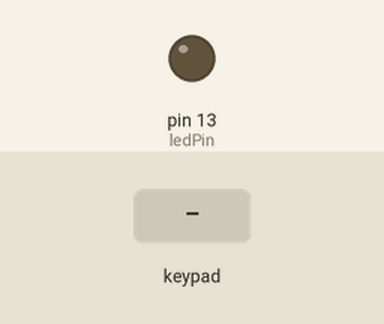
The sketch below on a simulated Arduino Leonardo, built with avr-gcc and run on an emulated ATmega32U4. Shown: output pins drawn as LEDs (lit = HIGH). Dashed ring = blinking. Inputs (shaded band) come from the test bench. What the sketch prints to the serial monitor is not drawn.

Above: at 1.2 s.
1.3 s: keypad keys 1 2 pressed 0.4 s apart
At 1.37 s:
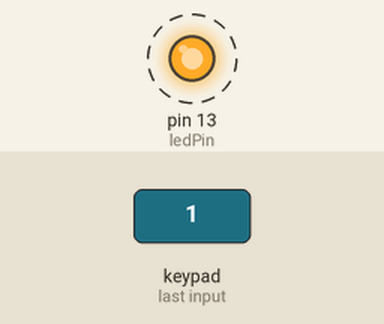
3.6 s: key '0' pressed
At 3.67 s:
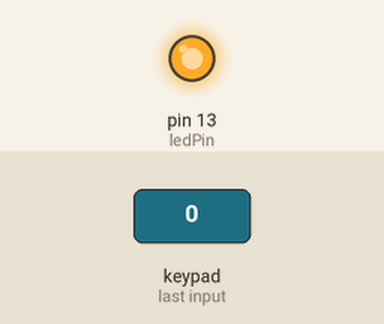
5.1 s: key '3' pressed
At 6.2 s:
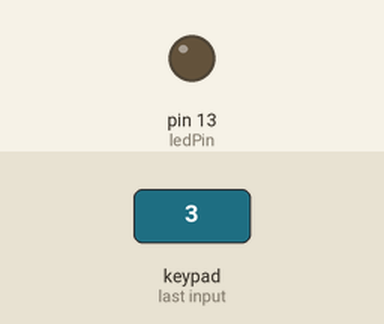
6.6 s: keypad keys 1 2 A pressed 0.4 s apart
At 7.07 s:
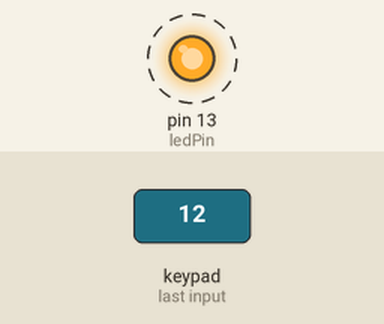
9.6 s: key '4' pressed
At 10.8 s:
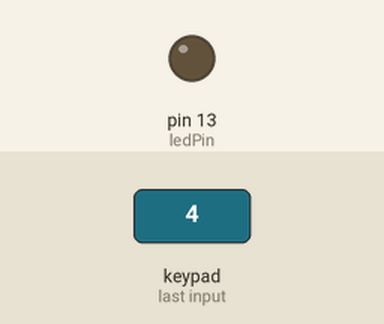
11.1 s: keypad keys 2 5 pressed 0.4 s apart
At 11.57 s:
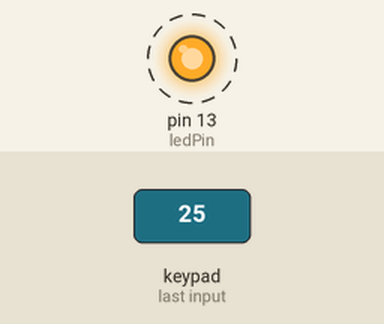
Timing chart, 0 to 14.1 s (numbered marks = the images above; inputs shaded):
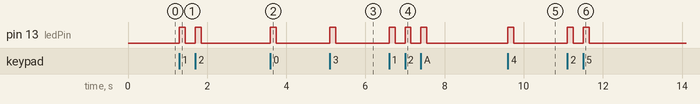

The sketch:

test-touch-with-led.ino
```cpp
#include <Wire.h>
#include "Adafruit_MPR121.h"

#ifndef _BV
#define _BV(bit) (1 << (bit))
#endif

// You can have up to 4 on one i2c bus but one is enough for testing!
Adafruit_MPR121 cap = Adafruit_MPR121();

// Keeps track of the last pins touched
// so we know when buttons are 'released'
uint16_t lasttouched = 0;
uint16_t currtouched = 0;

const int ledPin =  13;

void setup() {
  pinMode(ledPin, OUTPUT);
  Serial.begin(9600);

  while (!Serial) { // needed to keep leonardo/micro from starting too fast!
    delay(10);
  }

  Serial.println("Adafruit MPR121 Capacitive Touch sensor");

  // Default address is 0x5A, if tied to 3.3V its 0x5B
  // If tied to SDA its 0x5C and if SCL then 0x5D
  if (!cap.begin(0x5A)) {
    Serial.println("MPR121 not found, check wiring?");
    while (1);
  }
  Serial.println("MPR121 found!");
}

void loop() {
  // Get the currently touched pads
  currtouched = cap.touched();

  for (uint8_t i=0; i<12; i++) {
    // it if *is* touched and *wasnt* touched before, alert!
    if ((currtouched & _BV(i)) && !(lasttouched & _BV(i)) ) {
      //Serial.print(i); Serial.println(" touched");
      Serial.write(i);
       digitalWrite(ledPin, HIGH);
       delay(100);
    }
    // if it *was* touched and now *isnt*, alert!
    if (!(currtouched & _BV(i)) && (lasttouched & _BV(i)) ) {
      //Serial.print(i); Serial.println(" released");
      Serial.write(-1);
      digitalWrite(ledPin, LOW);
      delay(100);
    }
  }

  // reset our state
  lasttouched = currtouched;

  // comment out this line for detailed data from the sensor!
  return;


  // put a delay so it isn't overwhelming
  delay(100);
}
```

Measured:
- after the input at 1.3 s, pin 13 (ledPin): alternates HIGH for 0.15 s and LOW for 0.25 s, 4 changes in all, then stays LOW, starting at once
- after the input at 3.6 s, pin 13 (ledPin): LOW → HIGH at once, → LOW 0.15 s later
- after the input at 5.1 s, pin 13 (ledPin): LOW → HIGH at once, → LOW 0.15 s later
- after the input at 6.6 s, pin 13 (ledPin): alternates HIGH for 0.15 s and LOW for 0.25 s, 6 changes in all, then stays LOW, starting at once
- after the input at 9.6 s, pin 13 (ledPin): LOW → HIGH at once, → LOW 0.15 s later
- after the input at 11.1 s, pin 13 (ledPin): alternates HIGH for 0.15 s and LOW for 0.25 s, 4 changes in all, then stays LOW, starting at once
